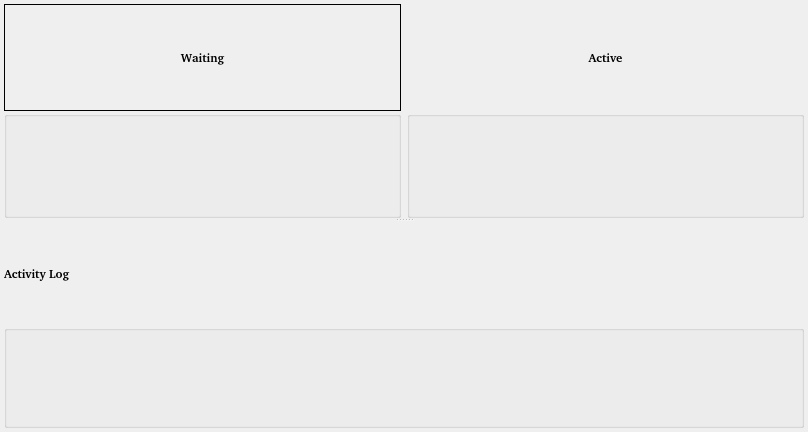
<?xml version="1.0" encoding="UTF-8"?>
<ui version="4.0" stdsetdef="1">
  <author></author>
  <comment>  Copyright 2017 Google Inc.
 Licensed under the Apache License, Version 2.0 (the &quot;License&quot;);
 you may not use this file except in compliance with the License.
 You may obtain a copy of the License at
    http://www.apache.org/licenses/LICENSE-2.0
 Unless required by applicable law or agreed to in writing, software
 distributed under the License is distributed on an &quot;AS IS&quot; BASIS,
 WITHOUT WARRANTIES OR CONDITIONS OF ANY KIND, either express or implied.
 See the License for the specific language governing permissions and
 limitations under the License.
</comment>
  <exportmacro></exportmacro>
  <class>SystemManagerBase</class>
  <widget class="QDialog" name="SystemManagerBase">
    <property name="geometry">
      <rect>
        <x>0</x>
        <y>0</y>
        <width>808</width>
        <height>432</height>
      </rect>
    </property>
    <property name="windowTitle">
      <string>System Manager</string>
    </property>
    <layout class="QGridLayout">
      <property name="margin">
        <number>4</number>
      </property>
      <property name="spacing">
        <number>4</number>
      </property>
      <item row="0" column="0">
        <widget class="QSplitter" name="Splitter4">
          <property name="orientation">
            <enum>Qt::Vertical</enum>
          </property>
          <widget class="QWidget" name="Layout10">
            <layout class="QHBoxLayout">
              <property name="margin">
                <number>0</number>
              </property>
              <property name="spacing">
                <number>6</number>
              </property>
              <item>
                <layout class="QVBoxLayout">
                  <property name="margin">
                    <number>0</number>
                  </property>
                  <property name="spacing">
                    <number>0</number>
                  </property>
                  <item>
                    <widget class="QLabel" name="TextLabel1">
                      <property name="font">
                        <font>
                          <family>Helvetica [Greek]</family>
                          <bold>true</bold>
                        </font>
                      </property>
                      <property name="frameShape">
                        <enum>QFrame::Box</enum>
                      </property>
                      <property name="text">
                        <string>Waiting</string>
                      </property>
                      <property name="alignment">
                        <set>Qt::AlignCenter</set>
                      </property>
                      <property name="wordWrap">
                        <bool>false</bool>
                      </property>
                    </widget>
                  </item>
                  <item>
                    <widget class="QGroupBox" name="waitingList"/>
                  </item>
                </layout>
              </item>
              <item>
                <layout class="QVBoxLayout">
                  <property name="margin">
                    <number>0</number>
                  </property>
                  <property name="spacing">
                    <number>0</number>
                  </property>
                  <item>
                    <widget class="QLabel" name="TextLabel1_2">
                      <property name="font">
                        <font>
                          <family>Helvetica [Greek]</family>
                          <bold>true</bold>
                        </font>
                      </property>
                      <property name="text">
                        <string>Active</string>
                      </property>
                      <property name="alignment">
                        <set>Qt::AlignCenter</set>
                      </property>
                      <property name="wordWrap">
                        <bool>false</bool>
                      </property>
                    </widget>
                  </item>
                  <item>
                    <widget class="QGroupBox" name="activeList"/>
                  </item>
                </layout>
              </item>
            </layout>
          </widget>
          <widget class="QWidget" name="Layout11">
            <layout class="QVBoxLayout">
              <property name="margin">
                <number>0</number>
              </property>
              <property name="spacing">
                <number>0</number>
              </property>
              <item>
                <widget class="QLabel" name="TextLabel2">
                  <property name="font">
                    <font>
                      <family>Helvetica [Greek]</family>
                      <bold>true</bold>
                    </font>
                  </property>
                  <property name="text">
                    <string>Activity Log</string>
                  </property>
                  <property name="wordWrap">
                    <bool>false</bool>
                  </property>
                </widget>
              </item>
              <item>
                <widget class="QGroupBox" name="activityList"/>
              </item>
            </layout>
          </widget>
        </widget>
      </item>
    </layout>
  </widget>
  <layoutdefault spacing="6" margin="11"/>
  <pixmapfunction>qPixmapFromMimeSource</pixmapfunction>
</ui>
